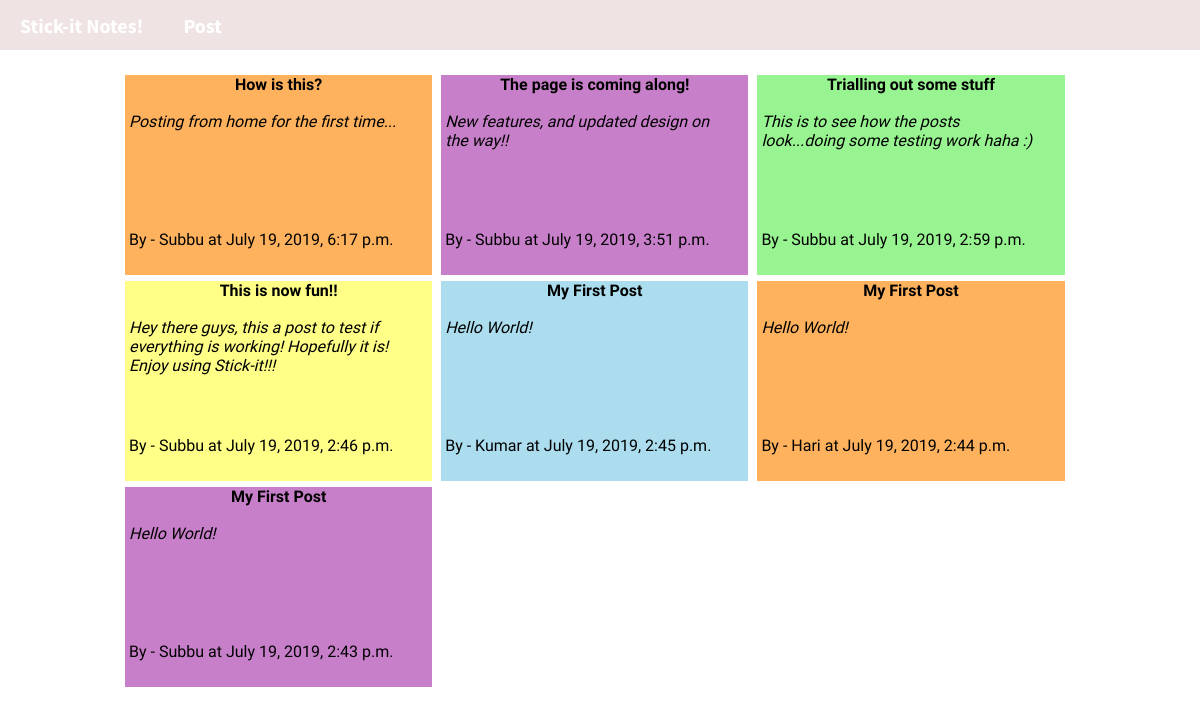
The page / on the database its author committed.
### posts/models.py (models this page shows)
class PostStorage(models.Model):#
    colour_choices = ((1,'Yellow'),(2,'Green'),(3,'Purple'),(4,'Blue'),(5,'Orange'))
    author = models.CharField(max_length=20)
    title = models.CharField(max_length=50)
    content = models.CharField(max_length=150)
    colour = models.CharField(max_length=6,choices=colour_choices,default='Yellow')
    created_at = models.DateTimeField(auto_now_add=True)

### posts/views.py (the view)
# urls.py: path('',views.homePage,name='homePage'),
def homePage(request):
    post = PostStorage.objects.all()
    post_json = serializers.serialize('json',post)
    return render(request,'posts/index.html',{'post':post,'post_json':post_json})

### templates/posts/index.html (shortened to what this page needs)
{% extends 'posts/base.html' %}
{% block content %}
  {% for p in post reversed %}
    {% if p.colour == '1' %}
        <div class="container" style="background-color:RGB(255,255,136)">
          <div id='Title'> {{p.title}} </div><br>
          <div id='Content'> {{p.content}} </div><br>
          <div id='Author'> By - {{p.author}} at {{p.created_at}} </div><br>
        </div>
    {% elif p.colour == '2' %}
       <div class="container" style="background-color:rgba(152, 243, 145, 1)">
         <div id='Title'> {{p.title}} </div><br>
         <div id='Content'> {{p.content}} </div><br>
         <div id='Author'> By - {{p.author}} at {{p.created_at}} </div><br>
       </div>
    {% elif p.colour == '3' %}
       <div class="container" style="background-color:rgba(200, 127, 202, 1)">
          <div id='Title'> {{p.title}} </div><br>
          <div id='Content'> {{p.content}} </div><br>
          <div id='Author'> By - {{p.author}} at {{p.created_at}} </div><br>
        </div>
    {% elif p.colour == '4' %}
        <div class="container" style="background-color:rgba(171, 221, 239, 1)">
          <div id='Title'> {{p.title}} </div><br>
          <div id='Content'> {{p.content}} </div><br>
          <div id='Author'> By - {{p.author}} at {{p.created_at}} </div><br>
        </div>
    {% elif p.colour == '5' %}
        <div class="container" style="background-color:rgba(255, 178, 94, 1)">
          <div id='Title'> {{p.title}} </div><br>
          <div id='Content'> {{p.content}} </div><br>
          <div id='Author'> By - {{p.author}} at {{p.created_at}} </div><br>
        </div>
    {% endif %}
  {% endfor %}
<br>
{% endblock %}

### templates/posts/base.html (shortened to what this page needs)
<!DOCTYPE html>
{% load staticfiles %}
<html lang="en" dir="ltr">
  <head>
    <link rel="stylesheet" href="{% static 'master2.css' %}">
  </head>
  <body>
    <div class="Top">
      <nav class="header">
        <div class="Items">
          <ul>
            <li><a class="main-text" href="{% url 'homePage' %}">Stick-it Notes!</a></li>
            <li><a class='side' href="{% url 'posts:newPost' %}">Post</a></li>
          </ul>
        </div>
      </nav>
    </div>
        <div class="block">
          {% block content%}
          {% endblock %}
        </div>
  </body>
</html>

### static/master2.css (style rules this page uses)
body { margin: 0; width: 100%; height: 100%; }
#Title { font-weight: bold; text-align: center; width: 100%; font-family: 'Barriecito', cursive; }
#Content { width: 90%; height: 40%; font-style: italic; text-align: left; margin-left: 4px; font-family: 'Barriecito', cursive; }
#Author { text-align: left; margin-left: 4px; margin-top: 20px; font-family: 'Barriecito', cursive; }
.side { font-size: 20px; color: white; font-weight: bold; font-family: 'Source Sans Pro', sans-serif; }
.main-text { color: white; font-size: 20px; font-weight: bold; font-family: 'Source Sans Pro', sans-serif; }
.header { width: 100%; height: 50px; background-color: rgba(239,227,227,1); }
li { list-style-type: none; margin: 0 20px; font-size: 3vh; }
a { text-decoration: none; color: black; }
ul { display: flex; padding-left: 0; margin: 0; }
.block { width:100vw; }
.container { display: inline-block; width: 32%; height: 200px; margin-left: 5px; margin-top: 5px; margin-bottom: 1px; }
.block { width: 80%; height: 100%; margin-left: 10%; margin-right: 10%; margin-top: 20px; }
.Items { padding-top: 12px; }

### rows shown on the page
PostStorage: title "How is this?", content "Posting from home for the first time...", author "Subbu", created_at "July 19, 2019, 6:17 p.m."
PostStorage: title "The page is coming along!", content "New features, and updated design on the way!!", author "Subbu", created_at "July 19, 2019, 3:51 p.m."
PostStorage: title "Trialling out some stuff", content "This is to see how the posts look...doing some testing work haha :)", author "Subbu", created_at "July 19, 2019, 2:59 p.m."
PostStorage: title "This is now fun!!", content "Hey there guys, this a post to test if everything is working! Hopefully it is! Enjoy using Stick-it!!!", author "Subbu", created_at "July 19, 2019, 2:46 p.m."
PostStorage: title "My First Post", content "Hello World!", author "Kumar", created_at "July 19, 2019, 2:45 p.m."
PostStorage: title "My First Post", content "Hello World!", author "Hari", created_at "July 19, 2019, 2:44 p.m."
PostStorage: title "My First Post", content "Hello World!", author "Subbu", created_at "July 19, 2019, 2:43 p.m."
